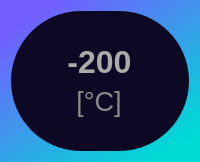
                 <widget class="QFrame" name="frame_41">
                  <property name="sizePolicy">
                   <sizepolicy hsizetype="Fixed" vsizetype="Fixed">
                    <horstretch>0</horstretch>
                    <verstretch>0</verstretch>
                   </sizepolicy>
                  </property>
                  <property name="minimumSize">
                   <size>
                    <width>160</width>
                    <height>160</height>
                   </size>
                  </property>
                  <property name="maximumSize">
                   <size>
                    <width>200</width>
                    <height>200</height>
                   </size>
                  </property>
                  <property name="styleSheet">
                   <string notr="true">background-color: qlineargradient(spread:pad, x1:0.898305, y1:0.880682, x2:0.226, y2:0.0397727, stop:0 rgba(0, 218, 213, 255), stop:1 rgba(115, 94, 255, 255));
border: none;
border-radius: 80px;</string>
                  </property>
                  <property name="frameShape">
                   <enum>QFrame::Shape::StyledPanel</enum>
                  </property>
                  <property name="frameShadow">
                   <enum>QFrame::Shadow::Raised</enum>
                  </property>
                  <layout class="QHBoxLayout" name="horizontalLayout_27">
                   <item>
                    <widget class="QFrame" name="frame_42">
                     <property name="sizePolicy">
                      <sizepolicy hsizetype="Fixed" vsizetype="Fixed">
                       <horstretch>0</horstretch>
                       <verstretch>0</verstretch>
                      </sizepolicy>
                     </property>
                     <property name="minimumSize">
                      <size>
                       <width>140</width>
                       <height>140</height>
                      </size>
                     </property>
                     <property name="maximumSize">
                      <size>
                       <width>180</width>
                       <height>180</height>
                      </size>
                     </property>
                     <property name="styleSheet">
                      <string notr="true">background-color: rgb(13, 9, 36);
border-radius: 70px;</string>
                     </property>
                     <property name="frameShape">
                      <enum>QFrame::Shape::NoFrame</enum>
                     </property>
                     <property name="frameShadow">
                      <enum>QFrame::Shadow::Raised</enum>
                     </property>
                     <layout class="QHBoxLayout" name="horizontalLayout_28">
                      <item alignment="Qt::AlignmentFlag::AlignHCenter|Qt::AlignmentFlag::AlignVCenter">
                       <widget class="QFrame" name="frame_43">
                        <property name="sizePolicy">
                         <sizepolicy hsizetype="Fixed" vsizetype="Fixed">
                          <horstretch>0</horstretch>
                          <verstretch>0</verstretch>
                         </sizepolicy>
                        </property>
                        <property name="minimumSize">
                         <size>
                          <width>80</width>
                          <height>80</height>
                         </size>
                        </property>
                        <property name="maximumSize">
                         <size>
                          <width>16777215</width>
                          <height>16777215</height>
                         </size>
                        </property>
                        <property name="styleSheet">
                         <string notr="true">border: none; 
background-color: transparent;</string>
                        </property>
                        <property name="frameShape">
                         <enum>QFrame::Shape::NoFrame</enum>
                        </property>
                        <property name="frameShadow">
                         <enum>QFrame::Shadow::Raised</enum>
                        </property>
                        <layout class="QVBoxLayout" name="verticalLayout_7">
                         <item alignment="Qt::AlignmentFlag::AlignHCenter|Qt::AlignmentFlag::AlignVCenter">
                          <widget class="QLabel" name="read_coldTipTemperature">
                           <property name="font">
                            <font>
                             <pointsize>24</pointsize>
                             <bold>true</bold>
                            </font>
                           </property>
                           <property name="styleSheet">
                            <string notr="true">color: rgb(170, 170, 170);</string>
                           </property>
                           <property name="text">
                            <string>-200</string>
                           </property>
                           <property name="alignment">
                            <set>Qt::AlignmentFlag::AlignCenter</set>
                           </property>
                          </widget>
                         </item>
                         <item alignment="Qt::AlignmentFlag::AlignHCenter|Qt::AlignmentFlag::AlignVCenter">
                          <widget class="QLabel" name="label_49">
                           <property name="font">
                            <font>
                             <pointsize>20</pointsize>
                             <bold>false</bold>
                            </font>
                           </property>
                           <property name="styleSheet">
                            <string notr="true">color: rgb(138, 138, 138);</string>
                           </property>
                           <property name="text">
                            <string>[°C]</string>
                           </property>
                           <property name="alignment">
                            <set>Qt::AlignmentFlag::AlignCenter</set>
                           </property>
                          </widget>
                         </item>
                        </layout>
                       </widget>
                      </item>
                     </layout>
                    </widget>
                   </item>
                  </layout>
                 </widget>
